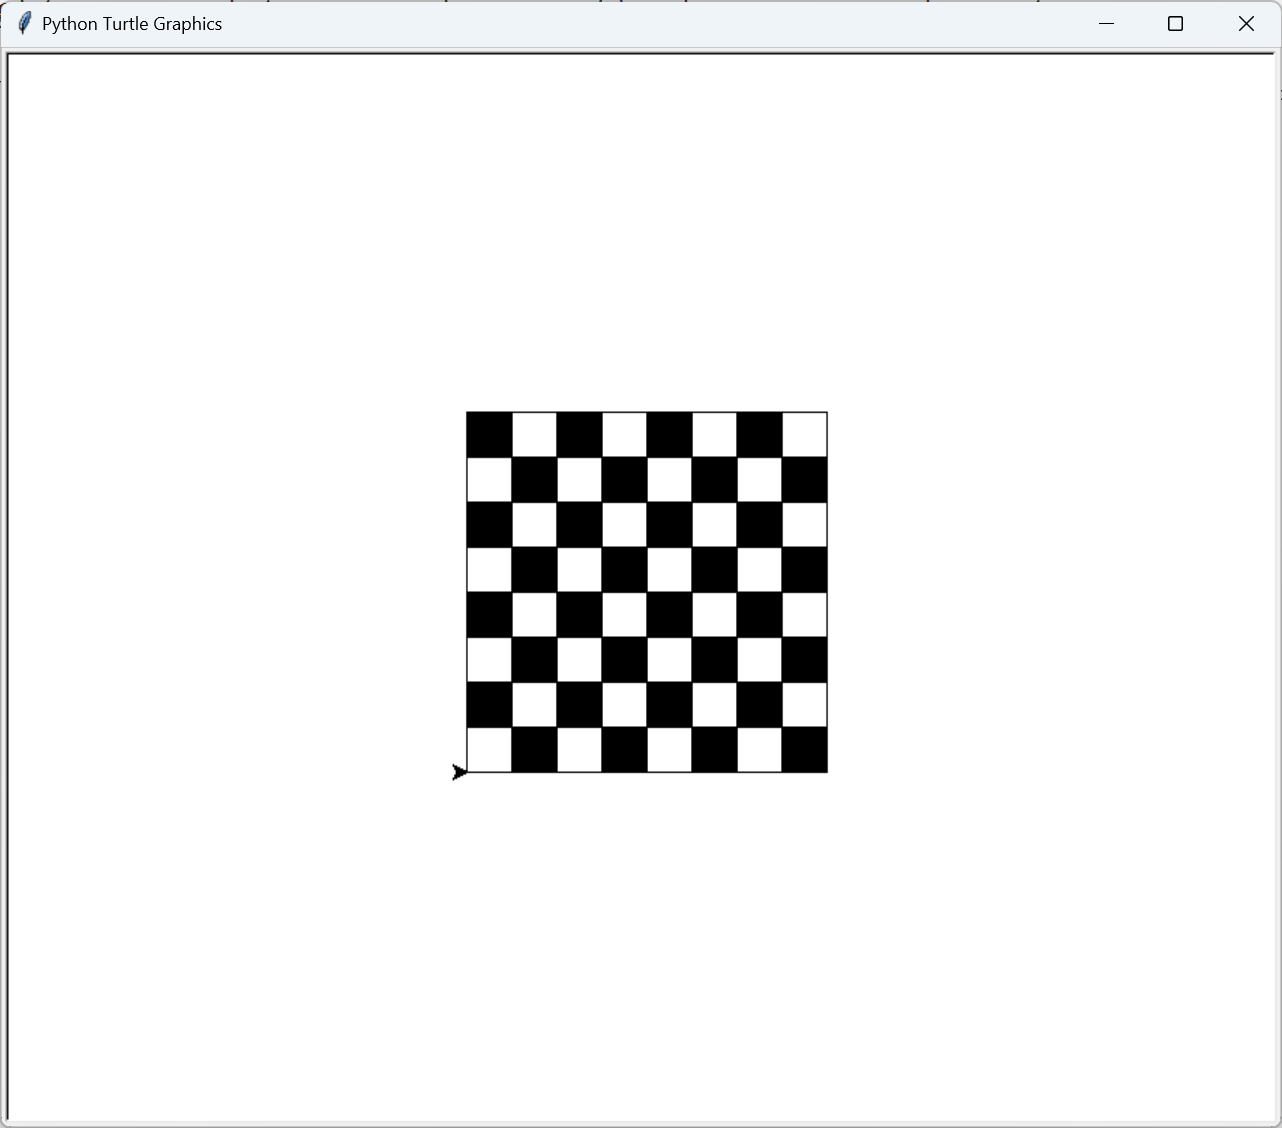

Write the Python code that produced this figure.
import turtle


# 设置画笔速度
turtle.speed(50)

# 定义棋盘边长
square_size = 30
board_size = 8

# 移动到起始位置
turtle.penup()
turtle.goto(-square_size * 4, square_size * 4)
turtle.pendown()

for row in range(board_size):
    for col in range(board_size):
        if (row + col) % 2 == 0:
            turtle.begin_fill()
            turtle.fillcolor("black")
        else:
            turtle.begin_fill()
            turtle.fillcolor("white")
        for _ in range(4):
            turtle.forward(square_size)
            turtle.right(90)
        turtle.end_fill()
        turtle.forward(square_size)
    turtle.penup()
    turtle.backward(square_size * board_size)
    turtle.right(90)
    turtle.forward(square_size)
    turtle.left(90)
    turtle.pendown()

turtle.done()
